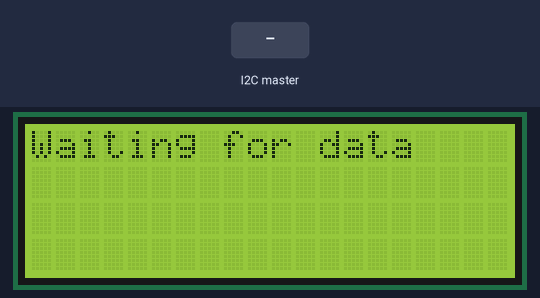
The sketch below on a simulated Arduino Uno, built with avr-gcc and run on an emulated ATmega328P. Parts: 20×4 character LCD. The test bench sets the inputs (shaded band). What the sketch prints to the serial monitor is not drawn.

Above: at 1.2 s.
1.3 s: the I2C master sends the byte 1
At 2.5 s:
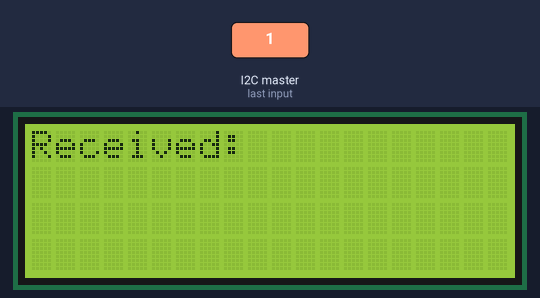
2.8 s: the I2C master sends the byte 0
4.3 s: the I2C master sends the byte 2
5.8 s: the I2C master sends the byte 90
7.3 s: the I2C master sends the byte 200
Timing chart, 0 to 9.8 s (numbered marks = the images above; inputs shaded):
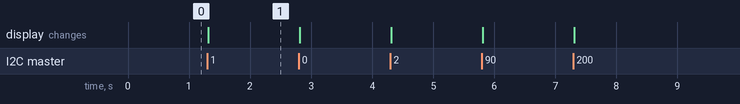

The sketch:

SlaveTest2.ino
```cpp
#include <Wire.h>
#include <LiquidCrystal_I2C.h>  // Include the library for the I²C LCD

// Initialize the LCD. Adjust address (e.g., 0x27 or 0x3F) if needed for your module.
LiquidCrystal_I2C lcd(0x27, 20, 4);

void setup() {
    Wire.begin(8);                   // Initialize I²C as Slave with address 8
    Wire.onReceive(receiveEvent);    // Register receive event
    Serial.begin(9600);              // Initialize Serial Monitor

    lcd.init();                      // Initialize the LCD
    lcd.backlight();                 // Turn on the LCD backlight
    lcd.clear();                     // Clear the LCD screen
    lcd.setCursor(0, 0);             // Set cursor to the top-left position
    lcd.print("Waiting for data");   // Display initial message
}

void loop() {
    // The main loop is empty because the slave reacts to events
}

void receiveEvent(int numBytes) {
    String message = "";

    // Read the incoming message from the Master
    while (Wire.available()) {
        char c = Wire.read();
        message += c;
    }

    // Display the received message on the Serial Monitor
    Serial.println("Message from Master: " + message);

    // Clear the LCD and display the received message
    lcd.clear();
    lcd.setCursor(0, 0);             // Start from the first line, first column
    lcd.print("Received:");
    lcd.setCursor(0, 1);             // Move to the second line
    lcd.print(message);

    // Optional: Handle scrolling or multi-line messages
    if (message.length() > 20) {    // If message exceeds one row length (20 characters)
        lcd.setCursor(0, 2);         // Move to the third line
        lcd.print(message.substring(20, 40));
        lcd.setCursor(0, 3);         // Move to the fourth line if more content exists
        lcd.print(message.substring(40));
    }
}
```

Measured:
- after the input at 1.3 s, the display: changes at once (image 1)
